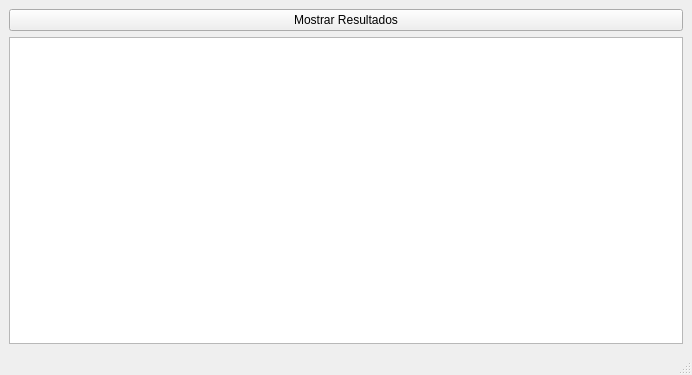
<?xml version="1.0" encoding="UTF-8"?>
<ui version="4.0">
 <class>SecondWindow</class>
 <widget class="QMainWindow" name="SecondWindow">
  <property name="geometry">
   <rect>
    <x>0</x>
    <y>0</y>
    <width>692</width>
    <height>375</height>
   </rect>
  </property>
  <property name="windowTitle">
   <string>MainWindow</string>
  </property>
  <widget class="QWidget" name="centralwidget">
   <layout class="QVBoxLayout" name="verticalLayout">
    <item>
     <widget class="QPushButton" name="show">
      <property name="text">
       <string>Mostrar Resultados</string>
      </property>
     </widget>
    </item>
    <item>
     <widget class="QTextBrowser" name="result_browser"/>
    </item>
   </layout>
  </widget>
  <widget class="QMenuBar" name="menubar">
   <property name="geometry">
    <rect>
     <x>0</x>
     <y>0</y>
     <width>692</width>
     <height>19</height>
    </rect>
   </property>
  </widget>
  <widget class="QStatusBar" name="statusbar"/>
 </widget>
 <resources/>
 <connections/>
</ui>
